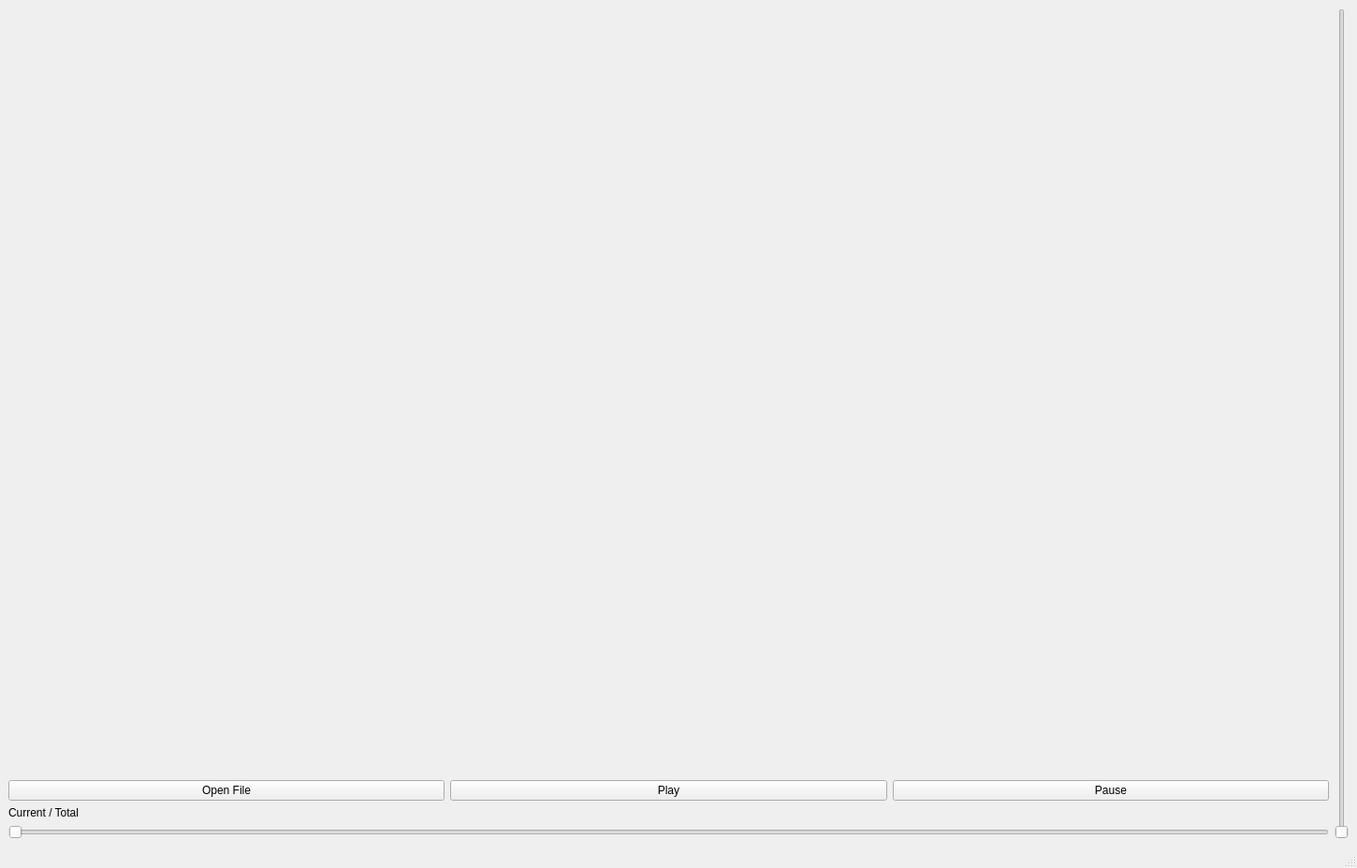
<?xml version="1.0" encoding="UTF-8"?>
<ui version="4.0">
 <class>MainWindow</class>
 <widget class="QMainWindow" name="MainWindow">
  <property name="geometry">
   <rect>
    <x>0</x>
    <y>0</y>
    <width>1450</width>
    <height>928</height>
   </rect>
  </property>
  <property name="maximumSize">
   <size>
    <width>16777215</width>
    <height>16777215</height>
   </size>
  </property>
  <property name="windowTitle">
   <string>MainWindow</string>
  </property>
  <widget class="QWidget" name="centralwidget">
   <layout class="QGridLayout" name="gridLayout">
    <item row="0" column="0" colspan="3">
     <widget class="QLabel" name="frame">
      <property name="sizePolicy">
       <sizepolicy hsizetype="Expanding" vsizetype="Expanding">
        <horstretch>0</horstretch>
        <verstretch>0</verstretch>
       </sizepolicy>
      </property>
      <property name="mouseTracking">
       <bool>false</bool>
      </property>
      <property name="autoFillBackground">
       <bool>false</bool>
      </property>
      <property name="text">
       <string/>
      </property>
      <property name="scaledContents">
       <bool>false</bool>
      </property>
     </widget>
    </item>
    <item row="0" column="3" rowspan="4">
     <widget class="QSlider" name="verticalSlider">
      <property name="orientation">
       <enum>Qt::Vertical</enum>
      </property>
     </widget>
    </item>
    <item row="1" column="0">
     <widget class="QPushButton" name="openButton">
      <property name="text">
       <string>Open File</string>
      </property>
     </widget>
    </item>
    <item row="1" column="1">
     <widget class="QPushButton" name="playButton">
      <property name="text">
       <string>Play</string>
      </property>
     </widget>
    </item>
    <item row="1" column="2">
     <widget class="QPushButton" name="stopButton">
      <property name="text">
       <string>Pause</string>
      </property>
     </widget>
    </item>
    <item row="2" column="0" colspan="3">
     <widget class="QLabel" name="progresslabel">
      <property name="sizePolicy">
       <sizepolicy hsizetype="Preferred" vsizetype="Minimum">
        <horstretch>0</horstretch>
        <verstretch>0</verstretch>
       </sizepolicy>
      </property>
      <property name="text">
       <string>Current / Total</string>
      </property>
     </widget>
    </item>
    <item row="3" column="0" colspan="3">
     <widget class="QSlider" name="progressBar">
      <property name="orientation">
       <enum>Qt::Horizontal</enum>
      </property>
     </widget>
    </item>
   </layout>
  </widget>
  <widget class="QMenuBar" name="menubar">
   <property name="geometry">
    <rect>
     <x>0</x>
     <y>0</y>
     <width>1450</width>
     <height>21</height>
    </rect>
   </property>
  </widget>
  <widget class="QStatusBar" name="statusbar"/>
 </widget>
 <resources/>
 <connections/>
</ui>
